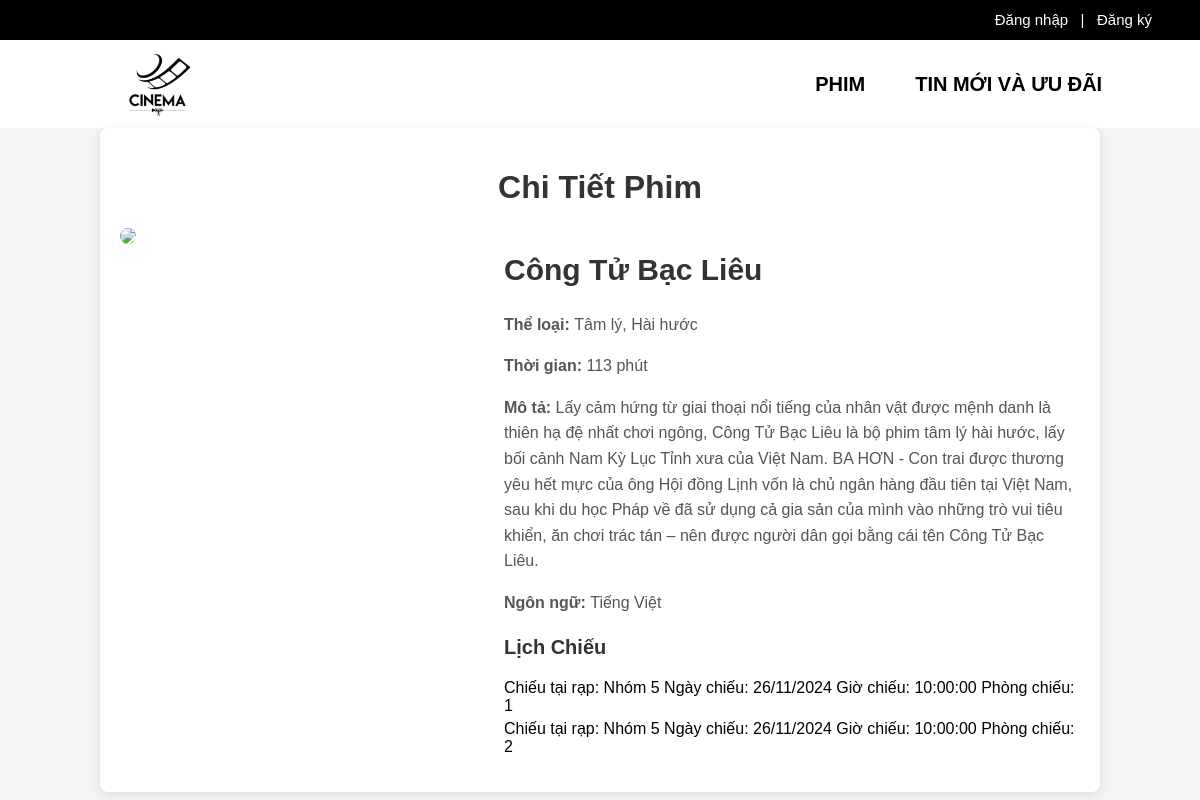
The page /chi_Tiet_Phim.php?id_phim=2 on the database its author committed.
### tables this page shows
CREATE TABLE phim (
        id_phim INT PRIMARY KEY AUTO_INCREMENT,
        ten VARCHAR(255),
        the_loai VARCHAR(100),
        thoi_luong INT,
        link_img VARCHAR(255),
        mo_ta TEXT,
        ngon_ngu VARCHAR(50),
        img_background VARCHAR(255)
    );

### chi_Tiet_Phim.php (the view, shortened to what this page needs)
<?php
$id_phim = (int)$_GET["id_phim"];
include("navbar.php");
$results = $conn->query("SELECT ten, the_loai, thoi_luong, link_img, mo_ta, ngon_ngu FROM phim WHERE id_phim = " . $id_phim);
$results = $results->fetch_all(MYSQLI_ASSOC)[0];
$chi_tiet_phim = [
  "ten" => $results["ten"],
  "the_loai" => $results["the_loai"],
  "thoi_luong" => $results["thoi_luong"],
  "link_img" => $results["link_img"],
  "mo_ta" => $results["mo_ta"],
  "ngon_ngu" => $results["ngon_ngu"],
];
$sql = "SELECT id_lich_chieu, rap_chieu, DATE_FORMAT(ngay_chieu, '%d/%m/%Y') AS ngay_chieu, gio_chieu, id_phong
        FROM lich_chieu
        WHERE id_phim = " . $id_phim;
$results_lich_chieu = $conn->query($sql);
$ds_lich_chieu = [];
while ($result = $results_lich_chieu->fetch_assoc()) {
  array_push($ds_lich_chieu, [
    "id_lich_chieu" => $result["id_lich_chieu"],
    "thong_tin" => "Chiếu tại rạp: " . $result["rap_chieu"] . " Ngày chiếu: " . $result["ngay_chieu"] . " Giờ chiếu: " . $result["gio_chieu"] . " Phòng chiếu: " . $result["id_phong"]
  ]);
}
?>
<!DOCTYPE html>
<html lang="vi">
<head>
</head>
<body>
  <div class="container">
    <h1>Chi Tiết Phim</h1>
    <div class="movie-details">
      <div class="movie-poster">
        <img src=<?php echo $chi_tiet_phim["link_img"] ?>>
      </div>
      <div class="movie-info">
        <h2><?php echo $chi_tiet_phim["ten"] ?></h2>
        <p><strong>Thể loại: </strong> <?php echo $chi_tiet_phim["the_loai"] ?> </p>
        <p><strong>Thời gian: </strong> <?php echo $chi_tiet_phim["thoi_luong"] ?> phút</p>
        <p><strong>Mô tả: </strong><?php echo $chi_tiet_phim["mo_ta"] ?></p>
        <p><strong>Ngôn ngữ: </strong><?php echo $chi_tiet_phim["ngon_ngu"] ?></p>
        <div class="showtimes">
          <h3>Lịch Chiếu</h3>
          <ul>
            <?php foreach ($ds_lich_chieu as $ds) {
            ?>
              <li><a href=<?php echo "/web-ban-ve-xem-phim/chon_ghe.php?id_lich_chieu=" . $ds["id_lich_chieu"] ?>><?php echo $ds["thong_tin"] ?></a></li>
            <?php        } ?>
          </ul>
        </div>
      </div>
    </div>
  </div>
</body>
</html>

### navbar.php (style rules this page uses)
body { margin: 0; padding: 0; font-family: Arial; background-color: #f9f9f9; }

### chi_Tiet_Phim.php (style rules this page uses)
body { font-family: Arial, sans-serif; margin: 0; padding: 0; background-color: #f4f4f4; }
.container { width: 80%; margin: 0 auto; padding: 20px; background-color: #fff; border-radius: 8px; box-shadow: 0 2px 10px rgba(0, 0, 0, 0.1); }
h1 { text-align: center; color: #333; }
.movie-details { display: flex; justify-content: space-between; margin-top: 20px; }
.movie-poster img { width: 300px; height: auto; border-radius: 8px; }
.movie-info { width: 60%; }
.movie-info h2 { font-size: 30px; color: #333; }
.movie-info p { font-size: 16px; line-height: 1.6; color: #555; }
.showtimes { margin-top: 20px; }
.showtimes h3 { font-size: 20px; color: #333; }
.showtimes ul { list-style-type: none; padding-left: 0; }
.showtimes li { font-size: 16px; color: #007BFF; margin: 5px 0; }
a { text-decoration: none; color: black; }

### rows shown on the page
phim: ten "Công Tử Bạc Liêu", the_loai "Tâm lý, Hài hước", thoi_luong "113", mo_ta "Lấy cảm hứng từ giai thoại nổi tiếng của nhân vật được mệnh danh là thiên hạ đệ nhất chơi ngông, Công Tử Bạc Liêu là bộ phim tâm lý hài hước, lấy bối cảnh Nam Kỳ Lục Tỉnh xưa của Việt Nam. BA HƠN - Con trai được thương yêu hết mực của ông Hội đồng Lịnh vốn là chủ ngân hàng đầu tiên tại Việt Nam, sau khi du học Pháp về đã sử dụng cả gia sản của mình vào những trò vui tiêu khiển, ăn chơi trác tán – nên được người dân gọi bằng cái tên Công Tử Bạc Liêu.", ngon_ngu "Tiếng Việt"

### other values the page prints
$ds["thong_tin"] "Chiếu tại rạp: Nhóm 5 Ngày chiếu: 26/11/2024 Giờ chiếu: 10:00:00 Phòng chiếu: 1"
$ds["thong_tin"] "Chiếu tại rạp: Nhóm 5 Ngày chiếu: 26/11/2024 Giờ chiếu: 10:00:00 Phòng chiếu: 2"
